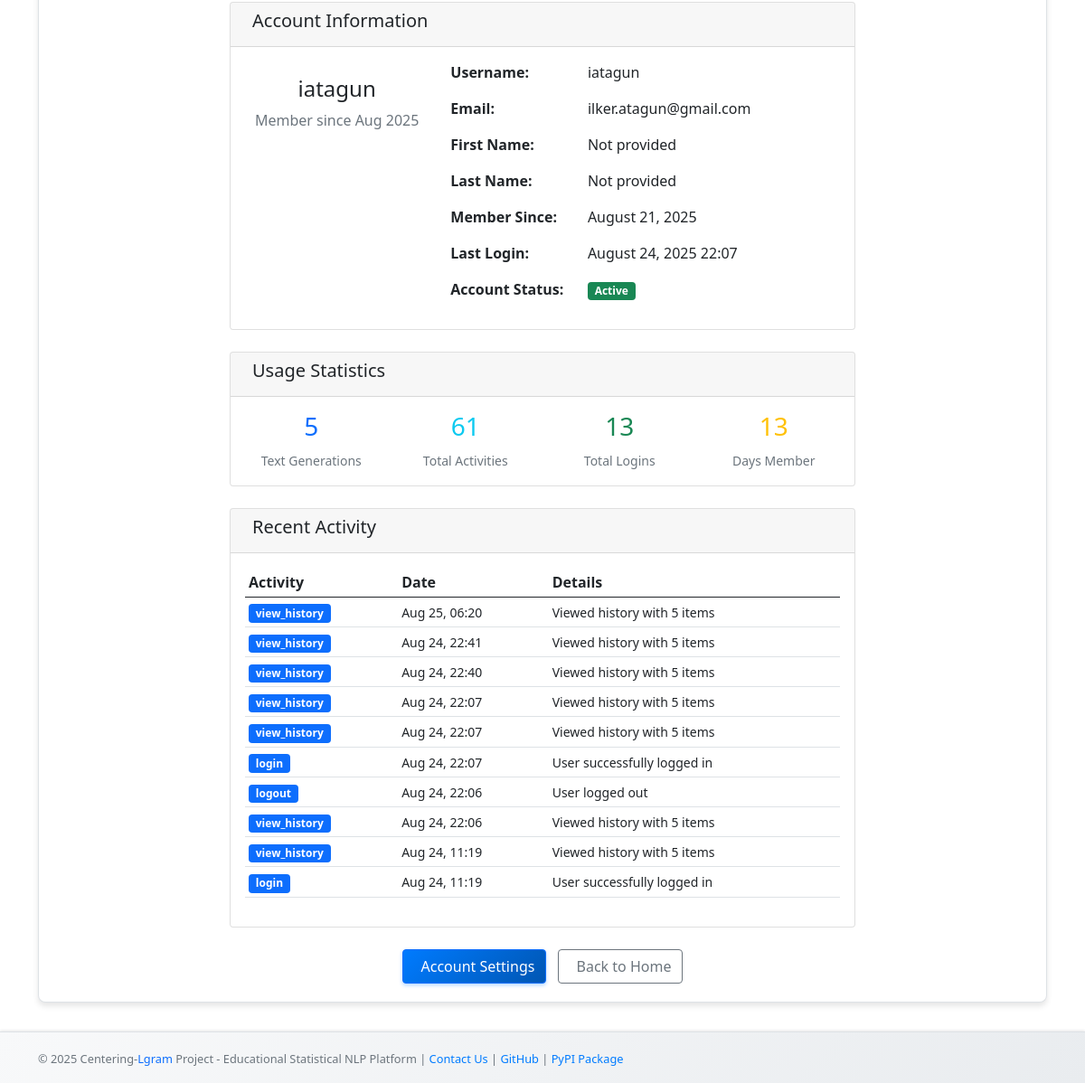
Page /profile/ (signed in, lower part) on the earlier database version.
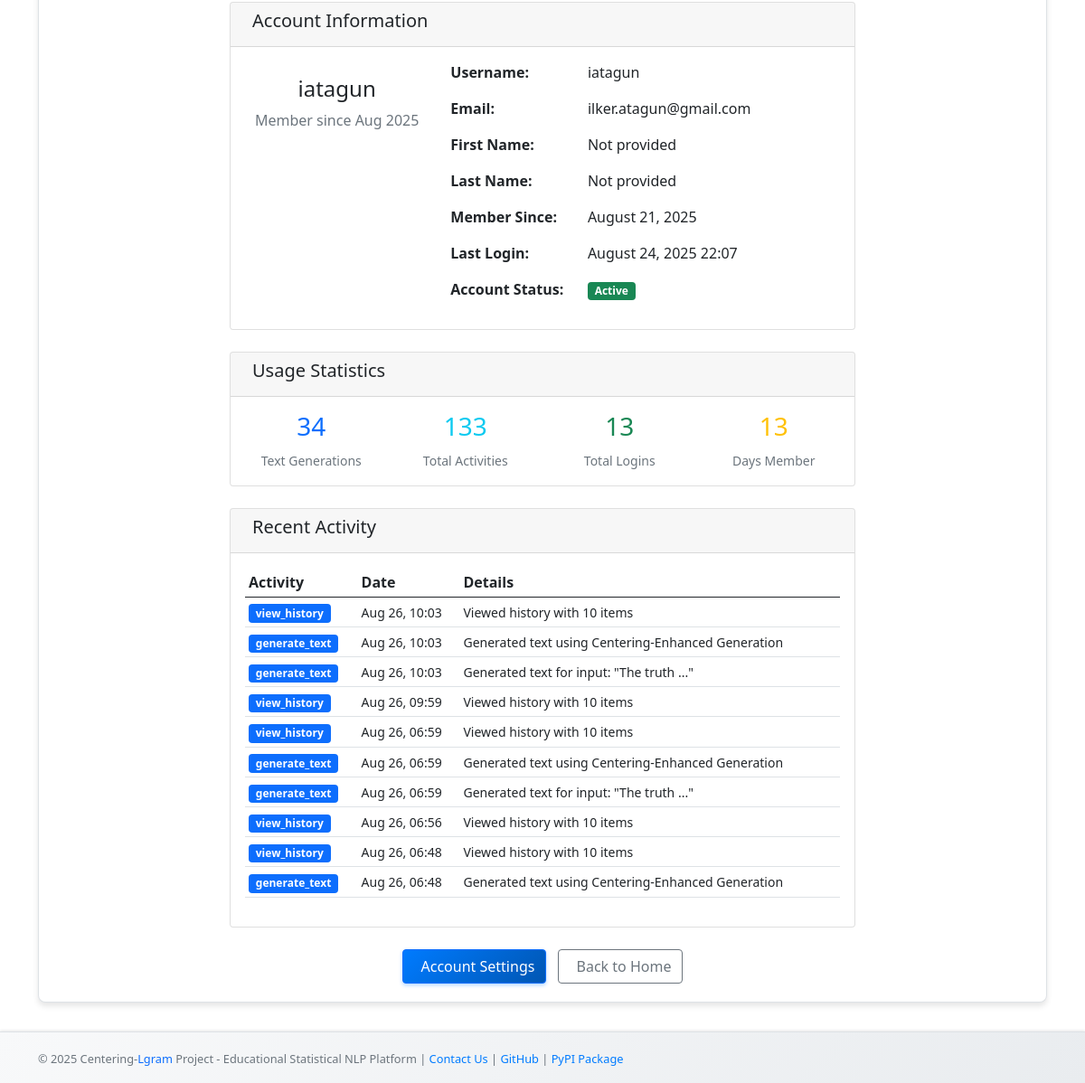
Same page on the later database version.
### main/models.py (models this page shows, shortened)
class UserActivityLog(models.Model):
    ACTION_CHOICES = [
        ('login', 'Login'),
        ('logout', 'Logout'),
        ('generate_text', 'Generate Text'),
        ('view_history', 'View History'),
        ('view_transition_analysis', 'View Transition Analysis'),
        ('view_coherence_report', 'View Coherence Report'),
        ('register', 'Register'),
        ('profile_update', 'Profile Update'),
        ('password_change', 'Password Change'),
    ]
    user = models.ForeignKey(User, on_delete=models.CASCADE, related_name='activity_logs', null=True, blank=True)
    session_key = models.CharField(max_length=40, db_index=True, blank=True)
    action = models.CharField(max_length=50, choices=ACTION_CHOICES)
    description = models.TextField(blank=True)
    ip_address = models.GenericIPAddressField(null=True, blank=True)
    user_agent = models.TextField(blank=True)
    timestamp = models.DateTimeField(default=timezone.now)
    additional_data = models.JSONField(default=dict, blank=True)  # Ekstra veri için
    class Meta:
        ordering = ['-timestamp']
        verbose_name = 'User Activity Log'
        verbose_name_plural = 'User Activity Logs'
        indexes = [
            models.Index(fields=['user', '-timestamp']),
            models.Index(fields=['action', '-timestamp']),
            models.Index(fields=['session_key', '-timestamp']),
        ]

### main/views.py (the view)
# urls.py: path('profile/', profile_view, name='profile'),
@login_required
def profile_view(request):
	total_generations = GeneratedText.objects.filter(user=request.user).count()
	total_activities = UserActivityLog.objects.filter(user=request.user).count()
	login_count = UserLoginLog.objects.filter(user=request.user, login_successful=True).count()
	days_member = (timezone.now() - request.user.date_joined).days
	stats = {
		'total_generations': total_generations,
		'total_activities': total_activities,
		'login_count': login_count,
		'days_member': days_member,
	}
	recent_activities = UserActivityLog.objects.filter(
		user=request.user
	).order_by('-timestamp')[:10]
	return render(request, 'main/profile.html', {
		'stats': stats,
		'recent_activities': recent_activities,
	})

### main/templates/main/profile.html (shortened to what the changed rows need)
{% extends 'main/base.html' %}
{% load static %}
{% block Generator %}
<div class="container mt-4">
    <div class="row">
        <div class="col-md-8 mx-auto">
            <div class="card mt-4">
                <div class="card-body">
                    <div class="row">
                        <div class="col-md-3 text-center">
                            <h3 class="text-primary">{{ stats.total_generations }}</h3>
                            <small class="text-muted">Text Generations</small>
                        </div>
                        <div class="col-md-3 text-center">
                            <h3 class="text-info">{{ stats.total_activities }}</h3>
                            <small class="text-muted">Total Activities</small>
                        </div>
                    </div>
                </div>
            </div>
            <div class="card mt-4">
                <div class="card-body">
                    {% if recent_activities %}
                        <div class="table-responsive">
                            <table class="table table-sm">
                                <thead>
                                    <tr>
                                        <th>Activity</th>
                                        <th>Date</th>
                                        <th>Details</th>
                                    </tr>
                                </thead>
                                <tbody>
                                    {% for activity in recent_activities %}
                                    <tr>
                                        <td>
                                            <span class="badge bg-primary">{{ activity.action }}</span>
                                        </td>
                                        <td>
                                            <small>{{ activity.timestamp|date:"M j, H:i" }}</small>
                                        </td>
                                        <td>
                                            <small>{{ activity.description|truncatechars:50 }}</small>
                                        </td>
                                    </tr>
                                    {% endfor %}
                                </tbody>
                            </table>
                        </div>
                    {% else %}
                        <p class="text-muted text-center">No recent activities found.</p>
                    {% endif %}
                </div>
            </div>
        </div>
    </div>
</div>
{% endblock %}

Differences in the rows shown:
no longer on this page (row unchanged): UserActivityLog: action "view_history", timestamp "Aug 25, 06:20", description "Viewed history with 5 items"
no longer on this page (row unchanged): UserActivityLog: action "view_history", timestamp "Aug 24, 22:41", description "Viewed history with 5 items"
no longer on this page (row unchanged): UserActivityLog: action "view_history", timestamp "Aug 24, 22:40", description "Viewed history with 5 items"
no longer on this page (row unchanged): UserActivityLog: action "view_history", timestamp "Aug 24, 22:07", description "Viewed history with 5 items"
no longer on this page (row unchanged): UserActivityLog: action "view_history", timestamp "Aug 24, 22:07", description "Viewed history with 5 items"
no longer on this page (row unchanged): UserActivityLog: action "login", timestamp "Aug 24, 22:07", description "User successfully logged in"
no longer on this page (row unchanged): UserActivityLog: action "logout", timestamp "Aug 24, 22:06", description "User logged out"
no longer on this page (row unchanged): UserActivityLog: action "view_history", timestamp "Aug 24, 22:06", description "Viewed history with 5 items"
no longer on this page (row unchanged): UserActivityLog: action "view_history", timestamp "Aug 24, 11:19", description "Viewed history with 5 items"
no longer on this page (row unchanged): UserActivityLog: action "login", timestamp "Aug 24, 11:19", description "User successfully logged in"
added UserActivityLog: action "view_history", timestamp "Aug 26, 10:03", description "Viewed history with 10 items"
added UserActivityLog: action "generate_text", timestamp "Aug 26, 10:03", description "Generated text using Centering-Enhanced Generation"
added UserActivityLog: action "generate_text", timestamp "Aug 26, 10:03", description "Generated text for input: \"The truth ...\""
added UserActivityLog: action "view_history", timestamp "Aug 26, 09:59", description "Viewed history with 10 items"
added UserActivityLog: action "view_history", timestamp "Aug 26, 06:59", description "Viewed history with 10 items"
added UserActivityLog: action "generate_text", timestamp "Aug 26, 06:59", description "Generated text using Centering-Enhanced Generation"
added UserActivityLog: action "generate_text", timestamp "Aug 26, 06:59", description "Generated text for input: \"The truth ...\""
added UserActivityLog: action "view_history", timestamp "Aug 26, 06:56", description "Viewed history with 10 items"
added UserActivityLog: action "view_history", timestamp "Aug 26, 06:48", description "Viewed history with 10 items"
added UserActivityLog: action "generate_text", timestamp "Aug 26, 06:48", description "Generated text using Centering-Enhanced Generation"
Other differences:
{{ stats.total_generations }}: "5" → "34"
{{ stats.total_activities }}: "61" → "133"
